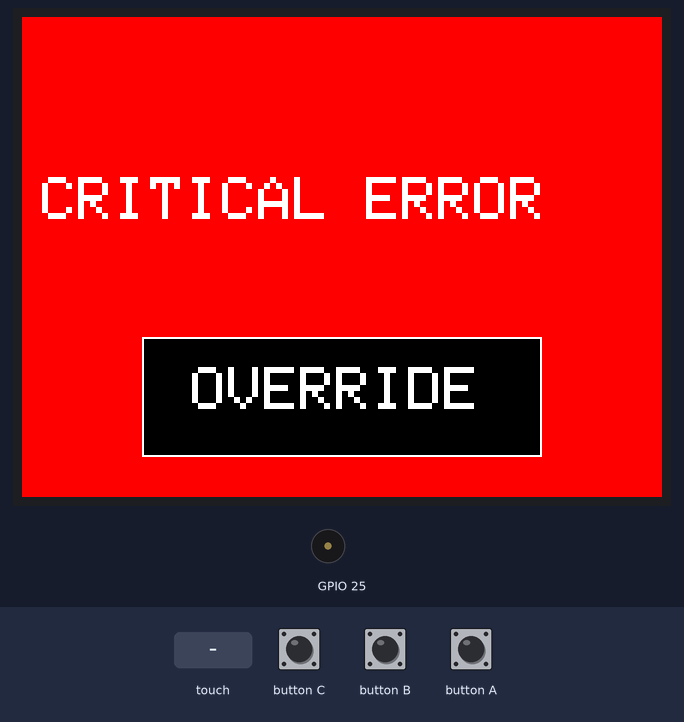
Recording of a sketch running on a simulated ESP32. On the bench: 320×240 colour display, buzzer (waves = sounding). The test bench sets the inputs (shaded band). What the sketch prints to the serial monitor is not drawn.

Above: at 1.4 s.
1.5 s: touch panel pressed at 13 % / 10 % of its raw x / y range
At 2.9 s:
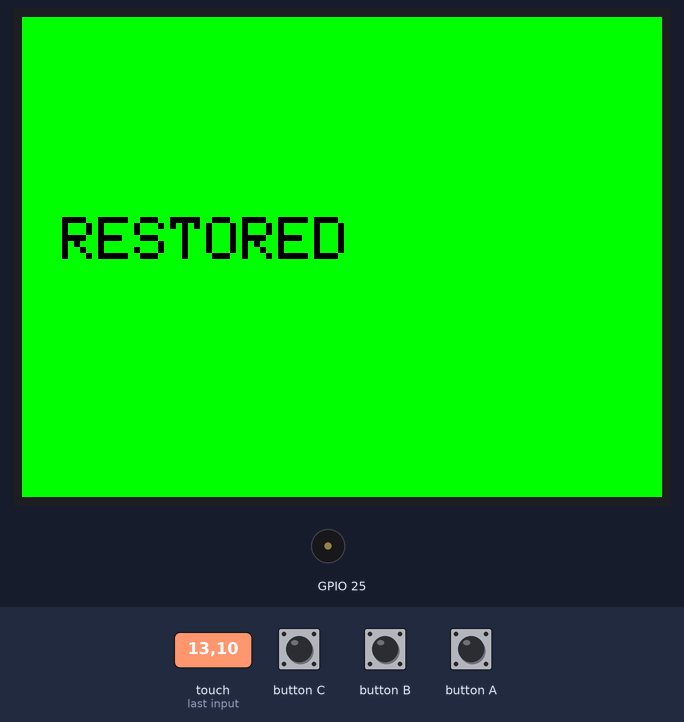
7.5 s: touch panel pressed at 38 % / 10 % of its raw x / y range
At 13.5 s:
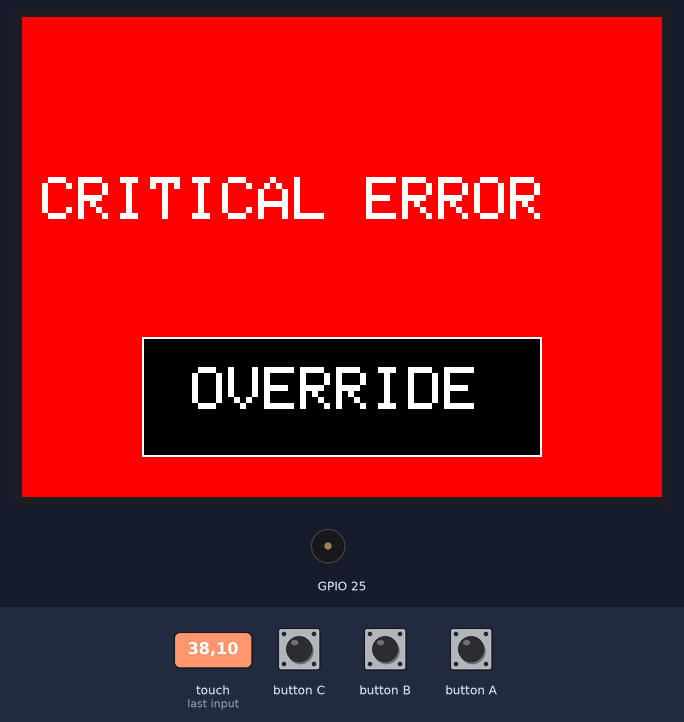
Timing chart, 0 to 15.0 s (numbered marks = the images above; inputs shaded):
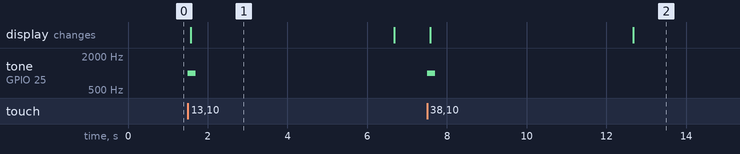

The sketch:

designfiction.ino
```cpp
#include <M5Unified.h>

bool systemFixed = false;

void setup() {
  auto cfg = M5.config();
  M5.begin(cfg);

  // Serial for Python connection
  Serial.begin(115200);

  M5.Display.setTextSize(3);
  showFailureScreen();
}

void loop() {
  M5.update();

  // Check if screen is touched
  if (M5.Touch.getCount() > 0) {
    auto t = M5.Touch.getDetail(0);
    if (t.wasPressed()) { // If touched
       if (!systemFixed) {
         fixSystem();
       }
    }
  }
}

void showFailureScreen() {
  M5.Display.fillScreen(TFT_RED);
  M5.Display.setTextColor(TFT_WHITE);
  M5.Display.setCursor(10, 80);
  M5.Display.print("CRITICAL ERROR");

  // Draw Button
  M5.Display.fillRect(60, 160, 200, 60, TFT_BLACK);
  M5.Display.drawRect(60, 160, 200, 60, TFT_WHITE);
  M5.Display.setCursor(85, 175);
  M5.Display.print("OVERRIDE");
}

void fixSystem() {
  M5.Speaker.tone(1000, 200); // Beep
  M5.Display.fillScreen(TFT_GREEN);
  M5.Display.setTextColor(TFT_BLACK);
  M5.Display.setCursor(20, 100);
  M5.Display.print("RESTORED");

  // Send signal to Python
  Serial.println("ACTION_RESET_CONFIRMED");

  systemFixed = true;
  delay(5000); // Wait 5 seconds
  systemFixed = false;
  showFailureScreen(); // Reset for next demo
}
```

Measured:
- after the input at 1.5 s, tone on GPIO 25: silent → 1000 Hz at once, → silent 0.20 s later; the display: changes after 0.08 s (image 1)
- after the input at 7.5 s, tone on GPIO 25: silent → 1000 Hz at once, → silent 0.20 s later; the display: first changes after 0.08 s (image 2 shows a later state)
- what the display in image 1 shows lasts 5.1 s, from 1.6 s to 6.7 s
